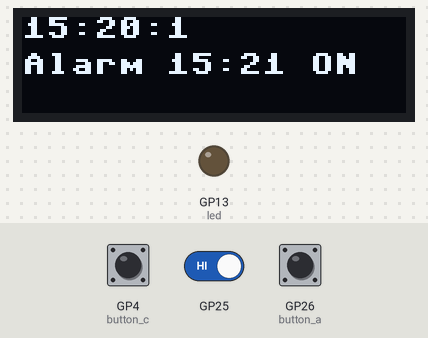
The program below on a simulated Raspberry Pi Pico running MicroPython. On the bench: 128×32 one-colour display, output pins drawn as LEDs (lit = HIGH). The test bench sets the inputs (shaded band); at power-on: GP4 (button_c) HIGH, GP26 (button_a) HIGH. The clock reads 2024-03-15 10:24:30 at power-on unless the program sets it; library files of the repository ran but are not shown: ssd1306.py.

Above: at 1.2 s.
1.3 s: GP4 (button_c) pulled LOW for 1 s
At 5.2 s:
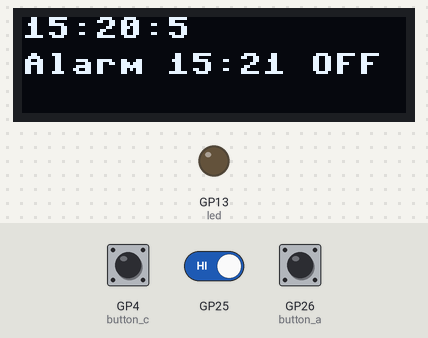
5.3 s: GP26 (button_a) pulled LOW for 1 s
At 7.7 s:
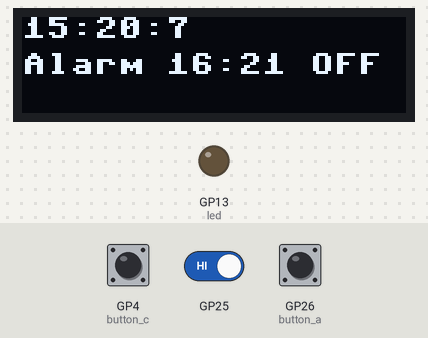
7.9 s: on-board LED held down
9.4 s: on-board LED released
At 10.8 s:
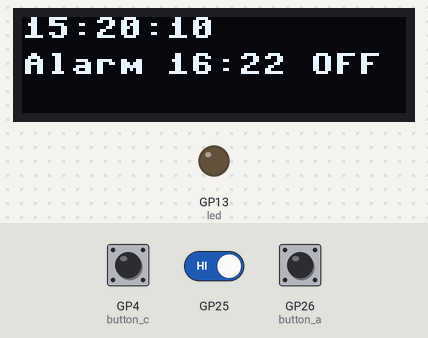
11.0 s: GP4 (button_c) pulled LOW for 1 s
At 13.4 s:
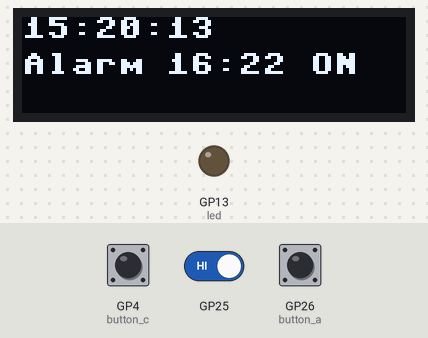
13.6 s: GP26 (button_a) pulled LOW for 1 s
At 15.8 s:
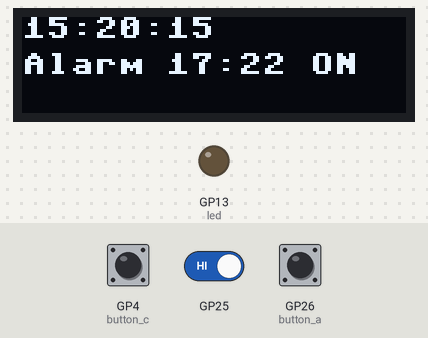
Timing chart, 0 to 17.2 s (numbered marks = the images above; inputs shaded):
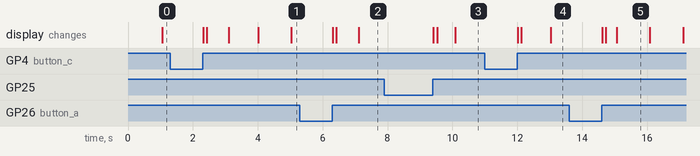

Measured:
- after the input at 1.3 s, the display: first changes after 1.0 s (image 1 shows a later state)
- after the input at 7.9 s, every drawn part: stays the same
- after the input at 9.4 s, the display: first changes at once (image 3 shows a later state)
- after the input at 11.0 s, the display: first changes after 1.0 s (image 4 shows a later state)
- what the display in image 5 shows lasts 1.0 s, from 15.1 s to 16.1 s

The program:

lab3_jh5185_bk3038_yf2768_check3.py
```python
# Checkpoint 3: alarm
# A -> alarm hour + 1, B -> alarm minute + 1, C -> alarm ON/OFF (also stops the alarm)
from machine import Pin, I2C, RTC, PWM
import ssd1306, time

button_a = Pin(26, Pin.IN, Pin.PULL_UP)
button_b = Pin(25, Pin.IN, Pin.PULL_UP)
button_c = Pin(4, Pin.IN, Pin.PULL_UP)

piezo = PWM(Pin(27), freq=1000, duty_u16=0) # duty 0 -> silent
led = Pin(13, Pin.OUT) # red LED on the board
led.value(0)

rtc = RTC()
rtc.datetime((2026,10,5,0,15,20,0,0))

i2c = I2C(sda=Pin(22), scl=Pin(20))
display = ssd1306.SSD1306_I2C(128, 32, i2c)

alarm_hour = 15
alarm_minute = 21
alarm_on = True
alarm_stopped = False # True after the ringing alarm is stopped with button C
blink = False

while True:
    current_time = rtc.datetime()
    hour = current_time[4]
    minute = current_time[5]
    second = current_time[6]

    alarm_match = alarm_on and hour == alarm_hour and minute == alarm_minute
    if not alarm_match:
        alarm_stopped = False # ready for the next time the alarm matches
    ringing = alarm_match and not alarm_stopped

    # Button A
    if button_a.value() == 0:
        time.sleep(0.1) # debouncer delay

        if button_a.value() == 0: # confirm the button is still pressed
            alarm_hour = alarm_hour + 1

            if alarm_hour == 24: # wrap back to 0
                alarm_hour = 0

            while button_a.value() == 0:
                pass # wait until the button is released

    # Button B
    if button_b.value() == 0:
        time.sleep(0.1)

        if button_b.value() == 0:
            alarm_minute = alarm_minute + 1

            if alarm_minute == 60: # wrap back to 0
                alarm_minute = 0

            while button_b.value() == 0:
                pass

    # Button C
    if button_c.value() == 0:
        time.sleep(0.1)

        if button_c.value() == 0:
            if ringing:
                alarm_stopped = True # stop the alarm that is going off
                ringing = False
            else:
                alarm_on = not alarm_on

            while button_c.value() == 0:
                pass

    Time_text = str(hour) + ":" + str(minute) + ":" + str(second)
    Alarm_text = "Alarm " + str(alarm_hour) + ":" + str(alarm_minute)
    if alarm_on:
        Alarm_text = Alarm_text + " ON"
    else:
        Alarm_text = Alarm_text + " OFF"

    display.fill(0)
    display.text(Time_text, 0, 0, 1)
    display.text(Alarm_text, 0, 12, 1)

    if ringing:
        blink = not blink # flips every loop -> beeping sound + flashing screen
        display.text("WAKE UP!", 0, 24, 1)
        display.invert(blink)
        led.value(blink)
        if blink:
            piezo.duty_u16(32768)
        else:
            piezo.duty_u16(0)
    else:
        display.invert(0)
        led.value(0)
        piezo.duty_u16(0)

    display.show()
    time.sleep(0.1)
```
